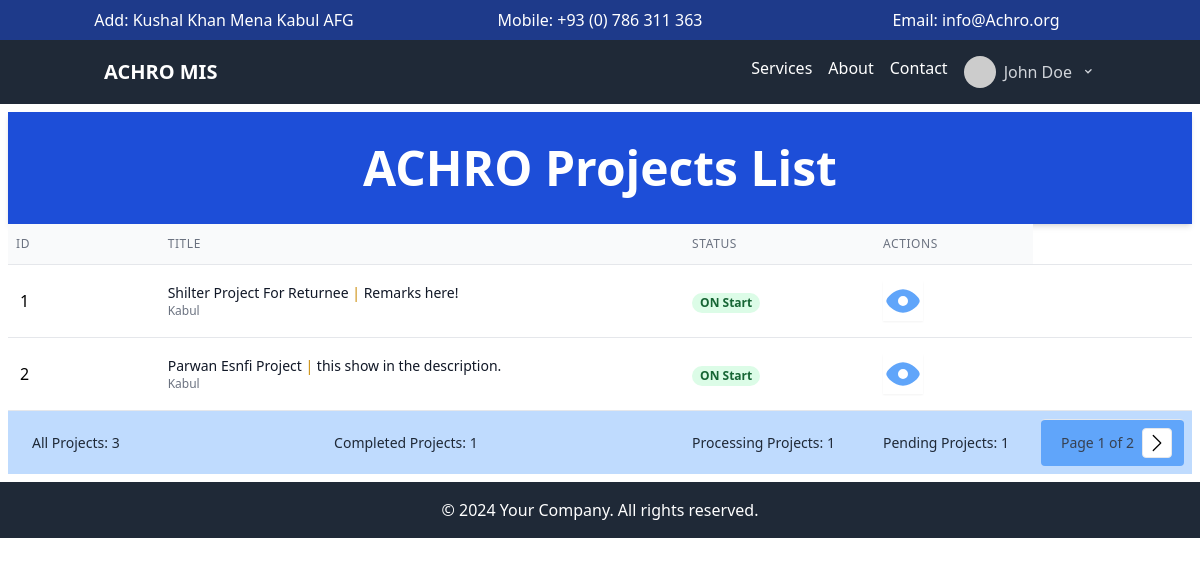
The app's page /mande/ (signed in), older data.
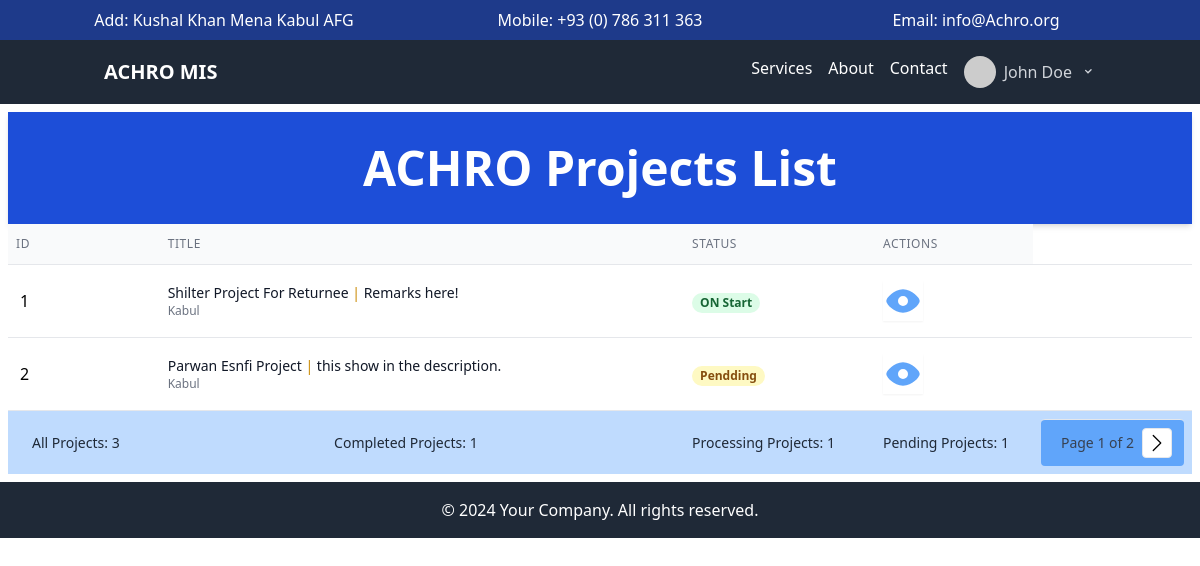
The same page, newer data.
### mande/models.py (models this page shows, shortened)
class ProjectModel(models.Model):
    OVERALL_STATUS_CHOICES = [
        ('N','Not Started'),
        ('S', 'On Start'),
        ('P', 'In Progress'),
        ('C', 'Completed'),
        ('PN', 'Pendding'),
        ('CN', 'Canncelled')
    ]
    title = models.CharField(max_length=200, verbose_name="Title")
    slug = models.SlugField(max_length=100, unique=True, verbose_name="sluge")
    sector = models.ForeignKey(SectorModel, models.SET_NULL, null=True, blank=True, verbose_name="Sector")
    donor = models.ForeignKey(DonorModel, models.CASCADE, verbose_name="Donor")
    location = models.ForeignKey(LocationModel,models.SET_NULL, null=True, blank=True,  verbose_name="Location")
    start_date = models.DateField(auto_now=True, verbose_name="Start Date")
    end_date = models.DateField(default=six_month_after_now, verbose_name="End Date")
    idp = models.BooleanField(default=False, verbose_name="IDP")
    idp_returnee = models.BooleanField(default=False, verbose_name="IDP/Returnee")
    refugee = models.BooleanField(default=False, verbose_name="Refugee")
    host = models.BooleanField(default=False, verbose_name='Host')
    kochi = models.BooleanField(default=False, verbose_name="Kochi")
    male = models.BooleanField(default=False, verbose_name="Male")
    female = models.BooleanField(default=False, verbose_name="Female")
    childern = models.BooleanField(default=False, verbose_name="Childern")
    childern_age = models.CharField(max_length=10, verbose_name="Childer age", blank=True, null=True)
    plw = models.BooleanField(default=False, verbose_name="PLW")
    pwd = models.BooleanField(default=False, verbose_name="PWd")
    overall_Status = models.CharField(max_length=50, choices=OVERALL_STATUS_CHOICES, default=OVERALL_STATUS_CHOICES, verbose_name="Overall Status")
    Major_Activity = models.TextField(max_length=1000, verbose_name="Major Activity / Delivery")
    remarks = models.TextField(max_length=300, blank=True, null=True)
    doc = models.DateField(auto_now_add=True)
    dou = models.DateField(auto_now=True)
    class Meta:
        verbose_name = "Project"
        verbose_name_plural = "Projects"
        ordering = ['-doc']

### utility/models.py (models this page shows, shortened)
class LocationModel(models.Model):
    region = models.CharField(max_length=150, unique=True, verbose_name="Region")
    province = models.CharField(max_length=150, unique=True, verbose_name="Province")
    district = models.CharField(max_length=150, verbose_name="District")
    village = models.CharField(max_length=200, verbose_name="Village")
    slug = models.SlugField(max_length=100, unique=True, verbose_name="slug")
    description = models.TextField(max_length=255, blank=True, null=True, verbose_name="Description")
    class Meta:
        verbose_name = "Location"
        verbose_name_plural = "Locations"

### mande/views.py (the view)
# urls.py: path("", views.ListProject.as_view(), name="index" ),
class ListProject(LoginRequiredMixin, ListView):
    paginate_by = 2
    model = models.ProjectModel
    def get_context_data(self, **kwargs):
        context = super().get_context_data(**kwargs)
        context["count"] = models.ProjectModel.objects.count()
        context["using"] = models.ProjectModel.objects.filter(overall_Status="C").count()
        return context

### mande/templates/mande/projectmodel_list.html (shortened to what the changed rows need)
{% extends 'base/main.html' %} {%block title %} Monitoring {% endblock title %}
{% block content %}
<div class="bg-blue-700 text-white text-center py-8 text-5xl shadow-md align-middle">
  <h1 class="font-bold">ACHRO Projects List</h1>
</div>
<table class="min-w-full divide-y divide-gray-200 overflow-x-auto px-2">
  <thead class="bg-gray-50">
      <tr>
          <th scope="col" class="px-2 py-3 text-left text-xs font-medium text-gray-500 uppercase tracking-wider">
              ID
          </th>
          <th scope="col" class="px-6 py-3 text-left text-xs font-medium text-gray-500 uppercase tracking-wider">
              Title
          </th>
          <th scope="col" class="px-6 py-3 text-left text-xs font-medium text-gray-500 uppercase tracking-wider">
              Status
          </th>
          <th scope="col" class="px-6 py-3 text-left text-xs font-medium text-gray-500 uppercase tracking-wider">
              Actions
          </th>
      </tr>
  </thead>
  <tbody class="bg-white divide-y divide-gray-200">
    {% for project in object_list %}
      <tr>
        <td class="pl-3">
          <p>{{project.id}}</p>
        </td>
          <td class="px-6 py-4 whitespace-nowrap w-full">
              <div class="text-sm text-gray-900 font-medium"> <a href="{% url "mande:project-details" project.slug %}">{{project.title | title }} <span class="text-yellow-600">|</span> {{ project.remarks }}</a></div>
              <div class="text-xs font-light text-gray-500">{{project.location.province}}</div>
          </td>
          <td class="px-6 py-4 whitespace-nowrap">
            {% if project.overall_Status == "N" %}
              <span class="px-2 inline-flex text-xs leading-5 font-semibold rounded-full bg-yellow-100 text-yellow-800"> Not Started</span>
            {% elif project.overall_Status == "S"%}
              <span class="px-2 inline-flex text-xs leading-5 font-semibold rounded-full bg-green-100 text-green-800"> ON Start</span>
            {% elif project.overall_Status == "P"%}
              <span class="px-2 inline-flex text-xs leading-5 font-semibold rounded-full bg-Purple-100 text-purple-800"> Active</span>
            {% elif project.overall_Status == "C"%}
              <span class="px-2 inline-flex text-xs leading-5 font-semibold rounded-full bg-green-600 text-green-100"> Completed</span>
            {% elif project.overall_Status == "PN"%}
              <span class="px-2 inline-flex text-xs leading-5 font-semibold rounded-full bg-yellow-100 text-yellow-800"> Pendding</span>
            {% elif project.overall_Status == "CN"%}
              <span class="px-2 inline-flex text-xs leading-5 font-semibold rounded-full bg-green-100 text-green-800"> Cancelled</span>
            {% else %}
              <span class="px-2 inline-flex text-xs leading-5 font-semibold rounded-full bg-green-100 text-green-800"> Not selected</span>
            {% endif %}
          </td>
          <td class="px-6 py-4 whitespace-nowrap  text-sm font-medium">
              <a href="{% url "mande:project-details" project.slug %}" class="text-indigo-600 hover:text-indigo-900 text-center">
              </a>
          </td>
      </tr>
      {% endfor %}
  </tbody>
</table>
{% endblock content %}

Row changes from the older to the newer data that the page shows:
changed ProjectModel "Parwan Esnfi Project": overall_Status "ON Start" → "Pendding"
